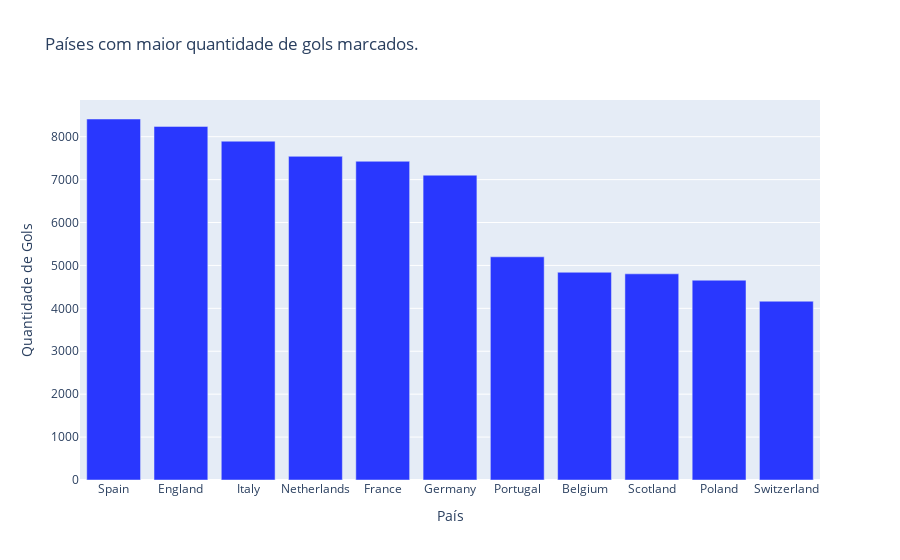

Source (notebook cell):
### Code cell
fig7 =  px.bar(gols, x='name', y='total_goal',
             title='Países com maior quantidade de gols marcados.',
             labels={'total_goal': 'Quantidade de Gols', 'name': 'País'},
             color_discrete_sequence=['#2937fe'])
fig7.show()

### Figure 1 — Plotly figure (JSON) as saved in the notebook; plotly's stock layout.template omitted (floating-point values rounded to 4 significant figures)
{"data": [{"alignmentgroup": "True", "hovertemplate": "País=%{x}<br>Quantidade de Gols=%{y}<extra></extra>", "legendgroup": "", "marker": {"color": "#2937fe", "pattern": {"shape": ""}}, "name": "", "offsetgroup": "", "orientation": "v", "showlegend": false, "textposition": "auto", "type": "bar", "x": ["Spain", "England", "Italy", "Netherlands", "France", "Germany", "Portugal", "Belgium", "Scotland", "Poland", "Switzerland"], "xaxis": "x", "y": [8412, 8240, 7895, 7542, 7427, 7103, 5201, 4841, 4804, 4656, 4166], "yaxis": "y"}], "layout": {"barmode": "relative", "legend": {"tracegroupgap": 0}, "title": {"text": "Países com maior quantidade de gols marcados."}, "xaxis": {"anchor": "y", "domain": [0, 1], "title": {"text": "País"}}, "yaxis": {"anchor": "x", "domain": [0, 1], "title": {"text": "Quantidade de Gols"}}}}
